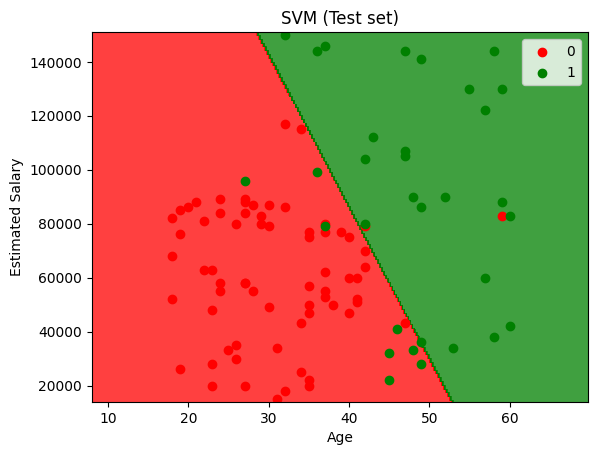

The Python source for this figure:
# Converted from: Support_Vector_Machine.ipynb

#!/usr/bin/env python
# coding: utf-8

# # Support Vector Machine (SVM)

# ## Importing the libraries

# In[1]:


import numpy as np
import matplotlib.pyplot as plt
import pandas as pd

# ## Importing the dataset

# In[2]:


dataset = pd.read_csv('Social_Network_Ads.csv')
X = dataset.iloc[:, :-1].values
y = dataset.iloc[:, -1].values

# ## Splitting the dataset into the Training set and Test set

# In[3]:


from sklearn.model_selection import train_test_split
X_train, X_test, y_train, y_test = train_test_split(X, y, test_size = 0.25, random_state = 0)

# In[4]:


print(X_train)

# In[5]:


print(y_train)

# In[6]:


print(X_test)

# In[7]:


print(y_test)

# ## Feature Scaling

# In[8]:


from sklearn.preprocessing import StandardScaler
sc = StandardScaler()
X_train = sc.fit_transform(X_train)
X_test = sc.transform(X_test)

# In[9]:


print(X_train)

# In[10]:


print(X_test)

# ## Training the SVM model on the Training set

# In[11]:


from sklearn.svm import SVC
classifier = SVC(kernel = 'linear', random_state = 0)
classifier.fit(X_train, y_train)

# ## Predicting a new result

# In[12]:


print(classifier.predict(sc.transform([[30,87000]])))

# ## Predicting the Test set results

# In[13]:


y_pred = classifier.predict(X_test)
print(np.concatenate((y_pred.reshape(len(y_pred),1), y_test.reshape(len(y_test),1)),1))

# ## Making the Confusion Matrix

# In[14]:


from sklearn.metrics import confusion_matrix, accuracy_score
cm = confusion_matrix(y_test, y_pred)
print(cm)
accuracy_score(y_test, y_pred)

# ## Visualising the Training set results

# In[15]:


from matplotlib.colors import ListedColormap
X_set, y_set = sc.inverse_transform(X_train), y_train
X1, X2 = np.meshgrid(np.arange(start = X_set[:, 0].min() - 10, stop = X_set[:, 0].max() + 10, step = 0.25),
                     np.arange(start = X_set[:, 1].min() - 1000, stop = X_set[:, 1].max() + 1000, step = 0.25))
plt.contourf(X1, X2, classifier.predict(sc.transform(np.array([X1.ravel(), X2.ravel()]).T)).reshape(X1.shape),
             alpha = 0.75, cmap = ListedColormap(('red', 'green')))
plt.xlim(X1.min(), X1.max())
plt.ylim(X2.min(), X2.max())
for i, j in enumerate(np.unique(y_set)):
    plt.scatter(X_set[y_set == j, 0], X_set[y_set == j, 1], c = ListedColormap(('red', 'green'))(i), label = j)
plt.title('SVM (Training set)')
plt.xlabel('Age')
plt.ylabel('Estimated Salary')
plt.legend()
plt.show()

# ## Visualising the Test set results

# In[16]:


from matplotlib.colors import ListedColormap
X_set, y_set = sc.inverse_transform(X_test), y_test
X1, X2 = np.meshgrid(np.arange(start = X_set[:, 0].min() - 10, stop = X_set[:, 0].max() + 10, step = 0.25),
                     np.arange(start = X_set[:, 1].min() - 1000, stop = X_set[:, 1].max() + 1000, step = 0.25))
plt.contourf(X1, X2, classifier.predict(sc.transform(np.array([X1.ravel(), X2.ravel()]).T)).reshape(X1.shape),
             alpha = 0.75, cmap = ListedColormap(('red', 'green')))
plt.xlim(X1.min(), X1.max())
plt.ylim(X2.min(), X2.max())
for i, j in enumerate(np.unique(y_set)):
    plt.scatter(X_set[y_set == j, 0], X_set[y_set == j, 1], c = ListedColormap(('red', 'green'))(i), label = j)
plt.title('SVM (Test set)')
plt.xlabel('Age')
plt.ylabel('Estimated Salary')
plt.legend()
plt.show()
